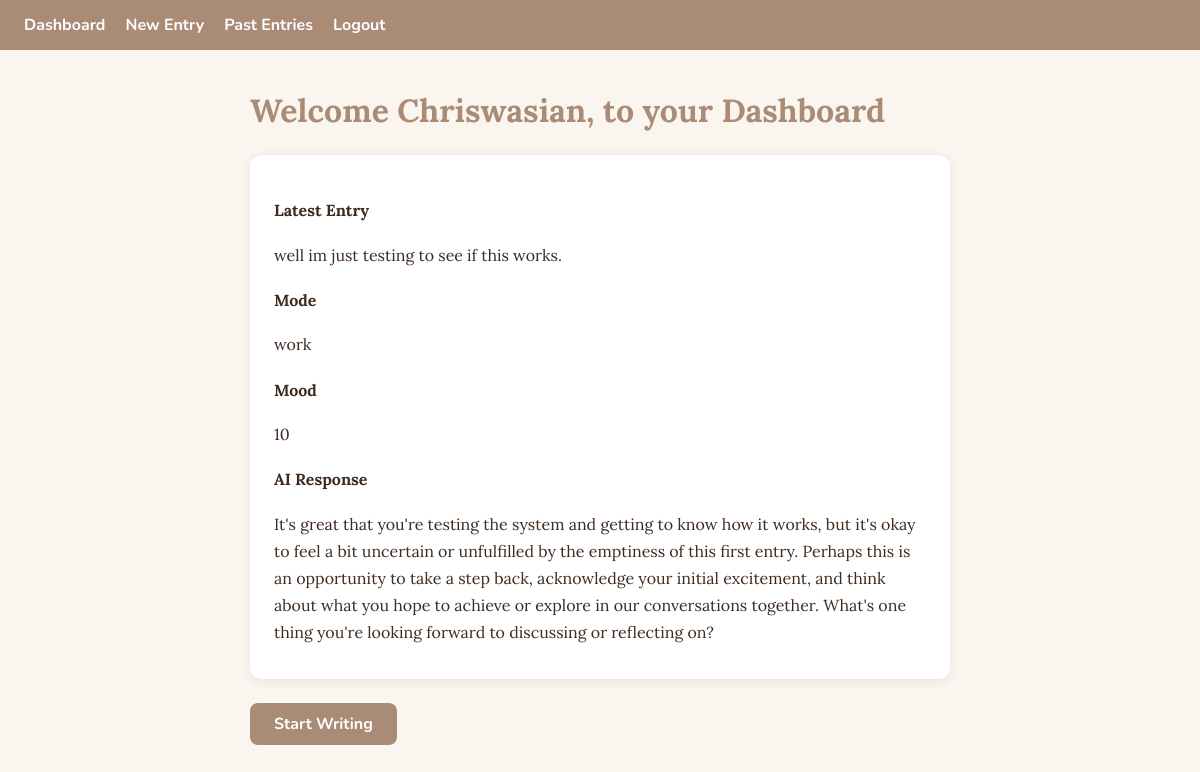
Page /dashboard (signed in) on the earlier database version.
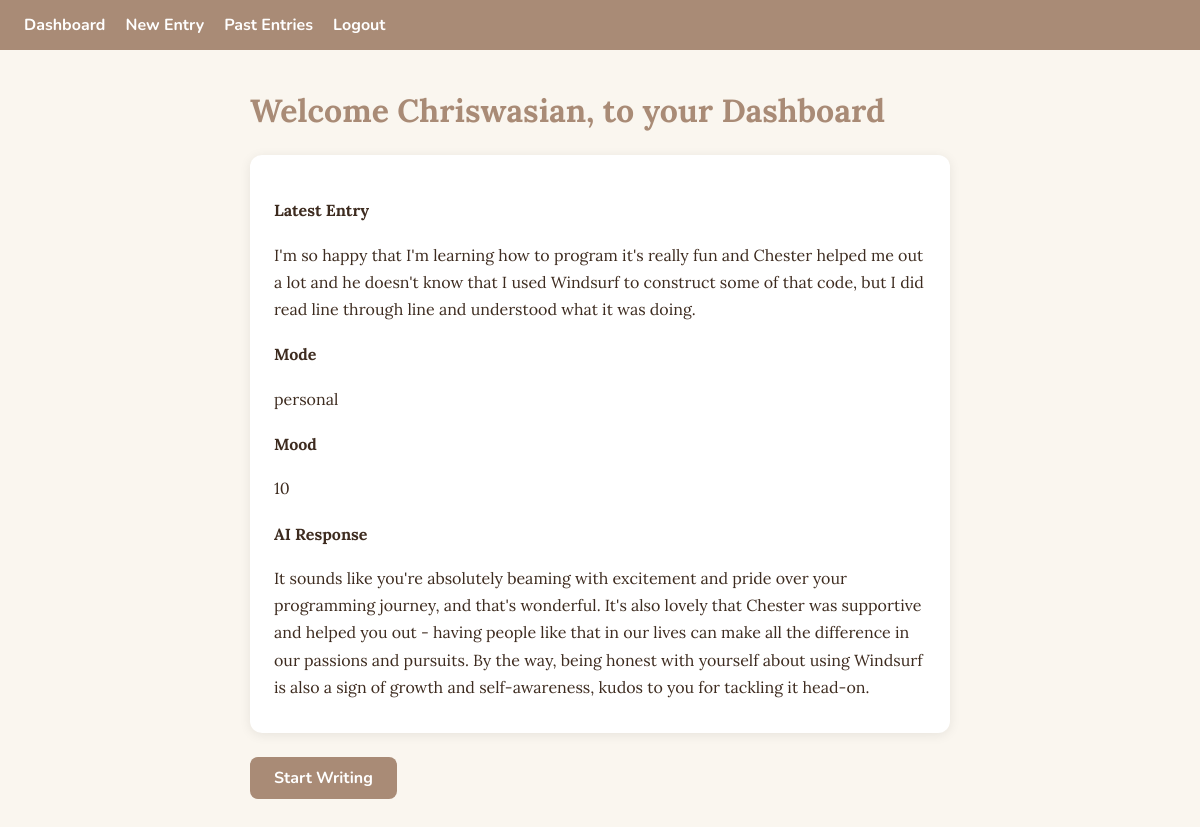
Same page on the later database version.
### app.py (models this page shows)
class User(db.Model, UserMixin):
                id = db.Column(db.Integer, primary_key=True)
                username = db.Column(db.String(80), unique=True, nullable=False)
                email = db.Column(db.String(120), unique=True, nullable=False)
                password = db.Column(db.String(200), nullable=False)
                entries = db.relationship('Entry', backref='owner', lazy=True)

class Entry(db.Model):
                id = db.Column(db.Integer, primary_key=True)
                content = db.Column(db.Text, nullable=False)
                tags = db.Column(db.Text, nullable=True , default="")
                mode = db.Column(db.String(10), default="Personal")
                ai = db.Column(db.Text, nullable=True)
                mood = db.Column(db.Integer, nullable=True)
                created_at = db.Column(db.DateTime, default=datetime.utcnow)
                user_id = db.Column(db.Integer, db.ForeignKey('user.id'), nullable=False)

### app.py (the view)
@app.route('/dashboard')
@login_required
def dashboard():
    entries = Entry.query.filter_by(user_id=current_user.id).order_by(Entry.created_at.desc()).first()
    return render_template('dashboard.html', latest_entry=entries)

### app.py (called while the page is built)
@login_manager.user_loader
def load_user(user_id):
    return User.query.get(int(user_id))

### templates/dashboard.html (shortened to what this page needs)
{% extends 'base.html' %}
{% block content %}
<h1>Welcome {{ current_user.username }}, to your Dashboard</h1>
{% if latest_entry %}
<div class="entry-card">
    <h4>Latest Entry</h4>
    <p>{{ latest_entry.content }}</p>
    <h4>Mode</h4>
    <p>{{ latest_entry.mode }}</p>
    <h4>Mood</h4>
    <p>{{ latest_entry.mood }}</p>
    <h4>AI Response</h4>
    <p>{{ latest_entry.ai }}</p>
</div>
{% else %}
<p>No entries yet!</p>
{% endif %}
<p><a href="{{ url_for('new_entry') }}" class="btn">Start Writing</a> </p>
{% endblock%}

### templates/base.html (shortened to what this page needs)
<!DOCTYPE html>
<html lang="en">
<head>
    <link rel="stylesheet" href="{{ url_for('static', filename='style.css') }}">
</head>
<body>
    <nav>
        {% if current_user.is_authenticated %}
        <a href="{{ url_for('dashboard') }}">Dashboard</a>
        <a href="{{ url_for('new_entry') }}">New Entry</a>
        <a href="{{ url_for('entries') }}">Past Entries</a>
        <a href="{{ url_for('logout') }}">Logout</a>
        {% else %}
        <a href="{{ url_for('register') }}">Register</a>
        <a href="{{ url_for('login') }}">Login</a>
        {% endif %}
    </nav>
    <main>{% block content %}{% endblock %}</main>
</body>
</html>

### static/style.css (style rules this page uses)
:root { --brown-dark: #A98B76; --brown-mid: #BFA28C; --cream: #F3E4C9; --sage: #BABF94; --text: #3d2b1f; --bg: #faf6ef; --white: #ffffff; }
body { background-color: var(--bg); color: var(--text); font-family: 'Lora', serif; margin: 0; padding: 0; }
nav { background-color: var(--brown-dark); padding: 14px 24px; display: flex; gap: 20px; }
nav a { color: var(--white); text-decoration: none; font-family: 'Nunito', sans-serif; font-weight: 700; }
main { max-width: 700px; margin: 40px auto; padding: 0 20px; }
h1, h2 { font-family: 'Lora', serif; color: var(--brown-dark); }
.entry-card { background-color: var(--white); border-radius: 12px; padding: 24px; box-shadow: 0 2px 12px rgba(0, 0, 0, 0.08); margin: 24px 0; }
.entry-card p { margin: 8px 0; line-height: 1.7; }
.btn { display: inline-block; background-color: var(--brown-dark); color: var(--white); padding: 10px 24px; border-radius: 8px; text-decoration: none; font-family: 'Nunito', sans-serif; font-weight: 700; }

Differences in the rows shown:
changed Entry: content "well im just testing to see if this works." → "I'm so happy that I'm learning how to program it's really fun and Chester helped me out a lot and he doesn't know that I used Windsurf to construct some of that code, but I did read line through line and understood what it was doing."; mode "work" → "personal"; ai "It's great that you're testing the system and getting to know how it works, but it's okay to feel a bit uncertain or unfulfilled by the emptiness of this first entry. Perhaps this is an opportunity to take a step back, acknowledge your initial excitement, and think about what you hope to achieve or explore in our conversations together. What's one thing you're looking forward to discussing or reflecting on?" → "It sounds like you're absolutely beaming with excitement and pride over your programming journey, and that's wonderful. It's also lovely that Chester was supportive and helped you out - having people like that in our lives can make all the difference in our passions and pursuits. By the way, being honest with yourself about using Windsurf is also a sign of growth and self-awareness, kudos to you for tackling it head-on."
